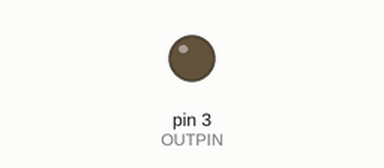
The sketch below on a simulated Arduino Uno, built with avr-gcc and run on an emulated ATmega328P. On the bench: output pins drawn as LEDs (lit = HIGH).

Above: at 0.15 s.
At 37.92 s:
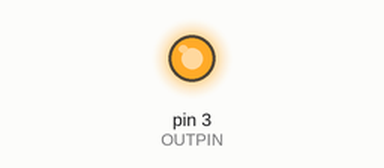
Timing chart, 0 to 40.0 s (numbered marks = the images above):
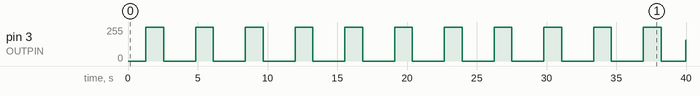

Measured:
- by itself, pin 3 (OUTPIN): 0/255 → 255/255 at 1.3 s, → 0/255 1.3 s later, → 255/255 2.3 s later, → 0/255 1.3 s later, … (23 changes in this stretch)

The sketch:

pwm.ino
```cpp
//  Demonstrating pwm
// Author Erick Muuo

#define DELAY 5
#define OUTPIN 3

void setup()
{
    pinMode(OUTPIN, OUTPUT);
}

void loop()
{
    for(int i = 0; i <= 255; i++)
    {
        analogWrite(OUTPIN, i);  // analogWrite(pin, duty cycle)
                            // 255 indicates 100% duty cycle
                            // 0 indicates 0% duty cycle
        delay(DELAY);
    }

    for (int i = 255; i >= 0 ; i--)
    {
        analogWrite(OUTPIN, i);
        delay(DELAY);
    }

    delay(1000);
}
```
